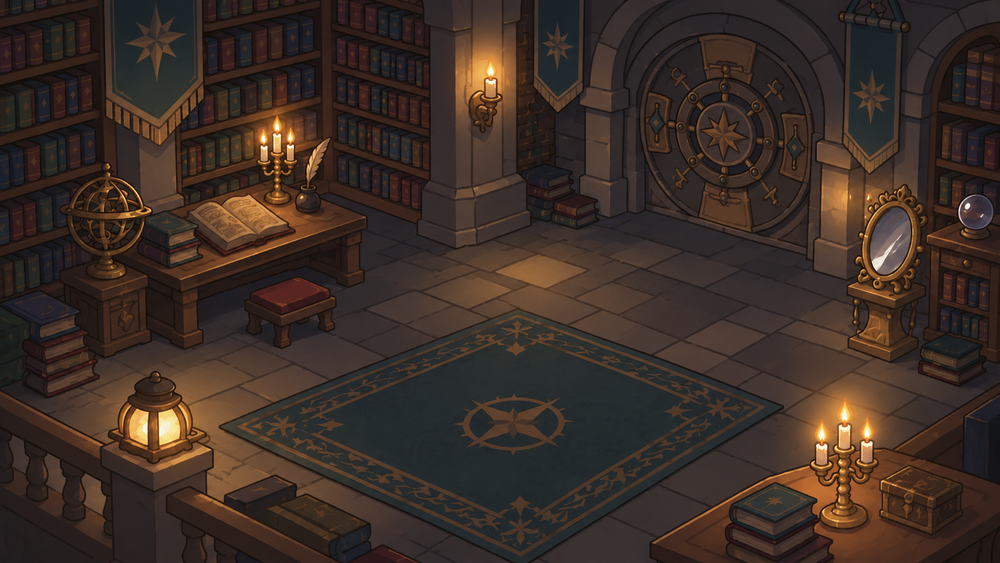
#> input picture design/refs/bg_archive_pick_2026-11-08.png, 1000 x 563 px, shrunk from 1672 x 941 before the run
$ python reduce_colors.py ../../design/refs/bg_archive_pick_2026-11-08.png ../../design/refs/archive_blockout_34_2026-11-24.png 5 5
#> lines starting #> are read from the running program, lines starting #| are printed output that depends on the picture
#!/usr/bin/env python3
"""배경 그림의 색을 64개 이하로 줄인다 (디더 없음, 반투명 없음).

그냥 줄이면 넓은 바닥·벽 색에 팔레트가 몰려 책등의 청록 같은 적은 포인트 색이 사라진다.
그래서 팔레트를 둘로 나눠 만든다: 그림 전체에서 BASE색 + 차가운 포인트 색(녹색~청록~파랑, 옅은 것까지)에서 ACCENT색.
쓰는 법: python3 tools/sprites/reduce_colors.py 원본.png 결과.png [BASE=50] [ACCENT=14]
의존: Pillow
"""
import colorsys
import sys

from PIL import Image


def cool(p):
    h, s, v = colorsys.rgb_to_hsv(*(c / 255 for c in p))
    return 0.25 < h < 0.75 and s > 0.07 and 0.12 < v < 0.8


def main():
    src, dst = sys.argv[1], sys.argv[2]
    base = int(sys.argv[3]) if len(sys.argv) > 3 else 50
    accent = int(sys.argv[4]) if len(sys.argv) > 4 else 14
    im = Image.open(src).convert("RGB")
#> im is the input picture: PIL image 1000x563 RGB; mean R, G, B 60.7, 46.2, 38.8
    raw = im.tobytes()
    acc = [tuple(raw[i:i + 3]) for i in range(0, len(raw), 3)]
#> acc = 563000 items
    acc = [p for p in acc if cool(p)]
#> acc = 80794 items
    pal = im.quantize(colors=base, method=Image.Quantize.MEDIANCUT, kmeans=3).getpalette()[:base * 3]
#> pal = [223, 169, 101, 139, 91, 54, 84, 59, 45, 50, 42, 40, 33, 26, 25]
    if acc and accent:
        a = Image.new("RGB", (len(acc), 1))
        a.putdata(acc)
        pal += a.quantize(colors=accent, method=Image.Quantize.MEDIANCUT, kmeans=3).getpalette()[:accent * 3]
#> pal = 30 values, max 223 at index 0, min 25 at index 14, mean 59.27
    p = Image.new("P", (1, 1))
    p.putpalette(pal + [0] * (768 - len(pal)))
    out = im.quantize(palette=p, dither=Image.Dither.NONE).convert("RGB")
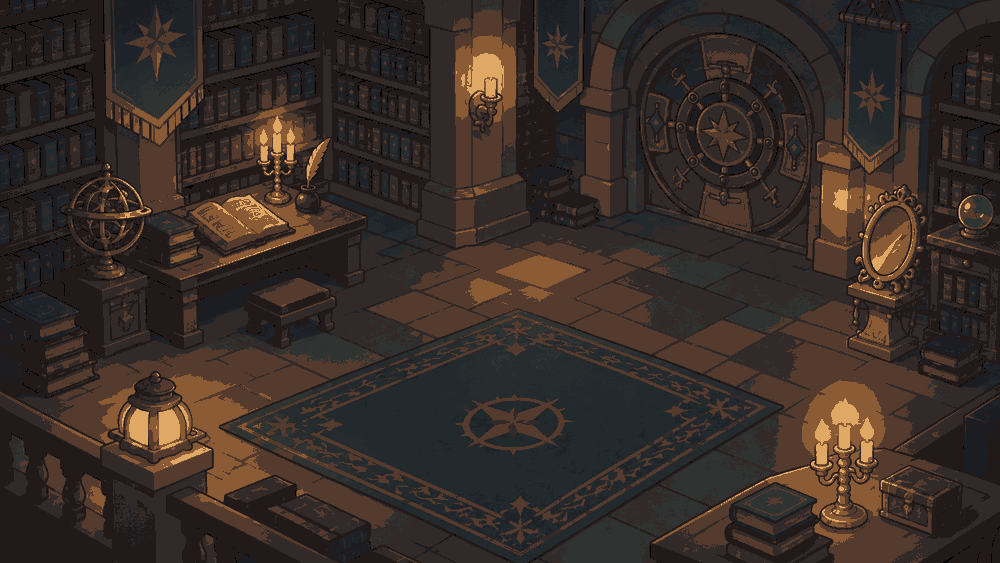
#> out: PIL image 1000x563 RGB; mean R, G, B 56.6, 45.6, 39.7
    out.save(dst)
    print(f"{dst}: {out.size[0]}×{out.size[1]}, 색 {len(out.getcolors(1 << 16) or [])}개")
#| ../../design/refs/archive_blockout_34_2026-11-24.png: 1000×563, 색 11개


if __name__ == "__main__":
    main()
